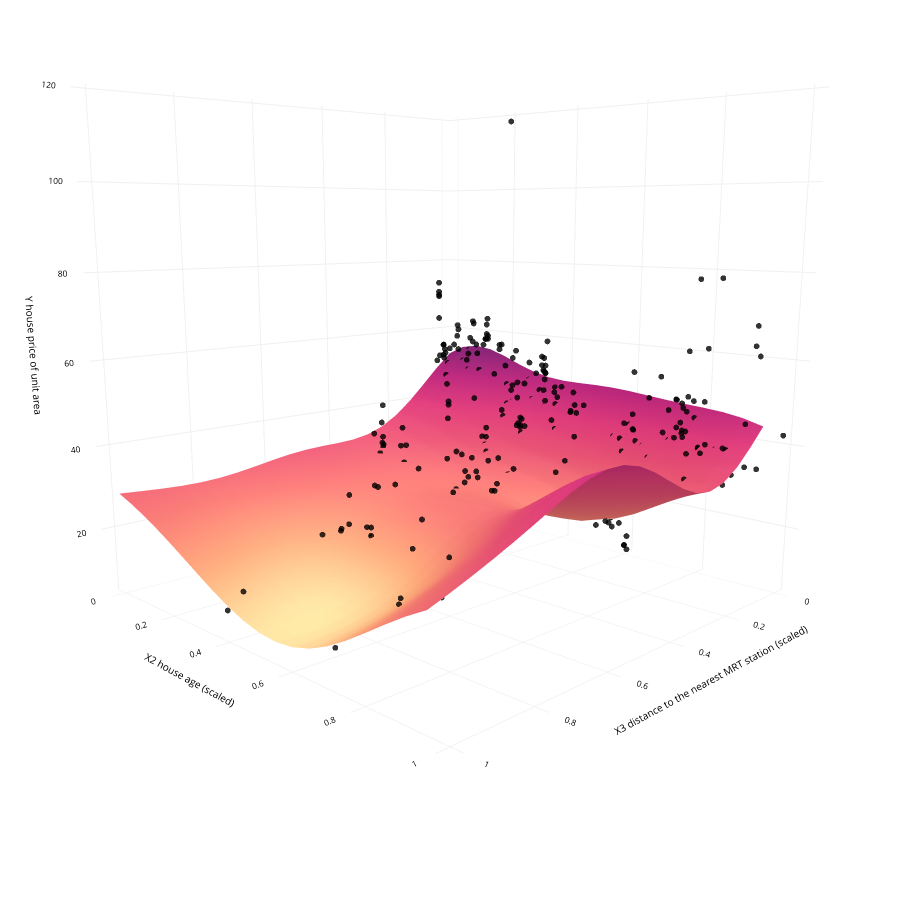

Notebook code for this chart:
### Code cell
# Create a 3D scatter plot with predictions
fig = px.scatter_3d(df, x=df['X3 distance to the nearest MRT station (scaled)'], y=df['X2 house age (scaled)'], z=df['Y house price of unit area'], 
                    opacity=0.8, color_discrete_sequence=['black'],
                    width=900, height=900
                   )

# Set figure title and colors
fig.update_layout(#title_text="Scatter 3D Plot with SVR Prediction Surface",
                  scene_camera_eye=dict(x=1.5, y=1.5, z=0.25), 
                  scene_camera_center=dict(x=0, y=0, z=-0.2),
                  margin=dict(l=0, r=0, b=0, t=0),
                  scene = dict(xaxis=dict(backgroundcolor='white',
                                          color='black',
                                          gridcolor='#f0f0f0',
                                          title_font=dict(size=10),
                                          tickfont=dict(size=10),
                                         ),
                               yaxis=dict(backgroundcolor='white',
                                          color='black',
                                          gridcolor='#f0f0f0',
                                          title_font=dict(size=10),
                                          tickfont=dict(size=10),
                                          ),
                               zaxis=dict(backgroundcolor='white',
                                          color='black', 
                                          gridcolor='#f0f0f0',
                                          title_font=dict(size=10),
                                          tickfont=dict(size=10),
                                         )))
# Update marker size
fig.update_traces(marker=dict(size=2))

# Add prediction plane
fig.add_traces(go.Surface(x=xrange, y=yrange, z=pred_svr, name='SVR',
                          colorscale=px.colors.sequential.Sunsetdark, reversescale=False,
                          showscale=False))

fig.show()

### Figure 1 — Plotly figure (JSON) as saved in the notebook; plotly's stock layout.template omitted (floating-point values rounded to 4 significant figures; data arrays with more than 128 entries replaced by an {"elided": "..."} marker saying what was removed)
{"data": [{"hovertemplate": "X3 distance to the nearest MRT station (scaled)=%{x}<br>X2 house age (scaled)=%{y}<br>Y house price of unit area=%{z}<extra></extra>", "legendgroup": "", "marker": {"color": "black", "opacity": 0.8, "size": 2, "symbol": "circle"}, "mode": "markers", "name": "", "scene": "scene", "showlegend": false, "type": "scatter3d", "x": {"elided": "414 float values"}, "y": {"elided": "414 float values"}, "z": {"elided": "414 float values"}}, {"colorscale": [[0, "rgb(252, 222, 156)"], [0.1667, "rgb(250, 164, 118)"], [0.3333, "rgb(240, 116, 110)"], [0.5, "rgb(227, 79, 111)"], [0.6667, "rgb(220, 57, 119)"], [0.8333, "rgb(185, 37, 122)"], [1, "rgb(124, 29, 111)"]], "name": "SVR", "reversescale": false, "showscale": false, "type": "surface", "x": [0, 0.05, 0.1, 0.15, 0.2, 0.25, 0.3, 0.35, 0.4, 0.45, 0.5, 0.55, 0.6, 0.65, 0.7, 0.75, 0.8, 0.85, 0.9, 0.95, 1], "y": [0, 0.05, 0.1, 0.15, 0.2, 0.25, 0.3, 0.35, 0.4, 0.45, 0.5, 0.55, 0.6, 0.65, 0.7, 0.75, 0.8, 0.85, 0.9, 0.95], "z": {"elided": "20x21 float values"}}], "layout": {"height": 900, "legend": {"tracegroupgap": 0}, "margin": {"b": 0, "l": 0, "r": 0, "t": 0}, "scene": {"camera": {"center": {"x": 0, "y": 0, "z": -0.2}, "eye": {"x": 1.5, "y": 1.5, "z": 0.25}}, "domain": {"x": [0, 1], "y": [0, 1]}, "xaxis": {"backgroundcolor": "white", "color": "black", "gridcolor": "#f0f0f0", "tickfont": {"size": 10}, "title": {"font": {"size": 10}, "text": "X3 distance to the nearest MRT station (scaled)"}}, "yaxis": {"backgroundcolor": "white", "color": "black", "gridcolor": "#f0f0f0", "tickfont": {"size": 10}, "title": {"font": {"size": 10}, "text": "X2 house age (scaled)"}}, "zaxis": {"backgroundcolor": "white", "color": "black", "gridcolor": "#f0f0f0", "tickfont": {"size": 10}, "title": {"font": {"size": 10}, "text": "Y house price of unit area"}}}, "width": 900}}
